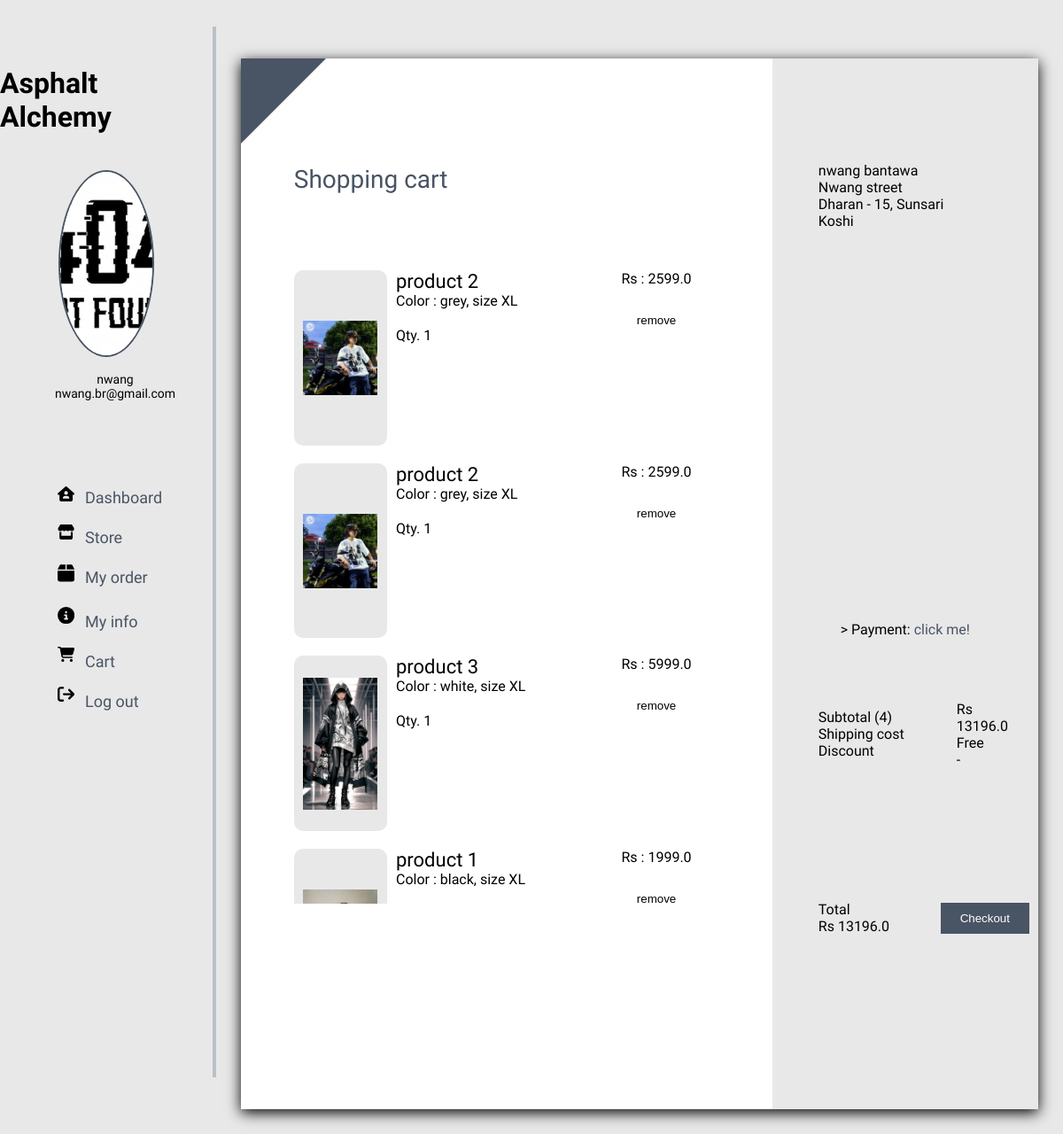
The page /user_cart/ (signed in) on the database its author committed.
### pro/model.py (models this page shows)
class User(db.Model, UserMixin):
    __tablename__ = 'user'
    id= db.Column(db.Integer, primary_key=True)
    f_name = db.Column(db.String(150))
    l_name = db.Column(db.String(150))
    email = db.Column(db.String(150), unique=True)
    password = db.Column(db.String(150))
    phone = db.Column(db.Integer)
    is_admin = db.Column(db.Boolean, default=False)
    joined_date = db.Column(db.DateTime, default=datetime.utcnow)
    last_login = db.Column(db.DateTime ,default=datetime.utcnow)
    previous_login = db.Column(db.DateTime)
    orders = db.relationship('Order',back_populates='user', lazy=True, cascade="all, delete-orphan")
    image = db.relationship('UserImage', backref='user', lazy=True ,uselist=False, cascade="all, delete-orphan")
    location = db.relationship('UserLocation', backref='user', lazy=True, uselist=False, cascade="all, delete-orphan")
    delivery_location = db.relationship('DeliveryLocation', backref='user', lazy=True, uselist=False, cascade="all, delete-orphan")

class ProductImage(db.Model):
    id = db.Column(db.Integer, primary_key=True)
    file_name = db.Column(db.String(250), nullable=False)
    product_id = db.Column(db.Integer, db.ForeignKey('product.productID'), nullable=False)

class Product(db.Model):
    productID = db.Column(db.Integer, primary_key=True)
    productName = db.Column(db.String(150))
    productQuantity = db.Column(db.Integer)
    productDetail = db.Column(db.String(10000))
    productPrice = db.Column(db.Float)
    productColor = db.Column(db.String(250))
    productWeight = db.Column(db.Float, nullable=True)
    productMaterial = db.Column(db.String(150))
    productPercentage = db.Column(db.Float)
    productSizes = db.relationship('Size', backref='product', lazy=True ,cascade="all, delete-orphan")
    offers = db.relationship('Offer', secondary='offer_product', back_populates='products')
    image = db.relationship('ProductImage',backref='product', lazy=True ,cascade="all, delete-orphan")

class Cart(db.Model):
    id=db.Column(db.Integer, primary_key=True)
    product_id = db.Column(db.Integer, db.ForeignKey('product.productID'))
    user_id=db.Column(db.Integer, db.ForeignKey('user.id'))
    quantity = db.Column(db.Integer, default=1)
    size = db.Column(db.String(15))
    added_at = db.Column(db.DateTime, default=datetime.utcnow)
    product = db.relationship('Product',backref='cart', lazy=True)

class DeliveryLocation(db.Model):
    id=db.Column(db.Integer, primary_key=True)
    state = db.Column(db.String(150))
    district = db.Column(db.String(150))
    city = db.Column(db.String(150))
    ward = db.Column(db.String(150))
    street = db.Column(db.String(150))
    is_default = db.Column(db.Boolean, default=False)
    user_id = db.Column(db.Integer, db.ForeignKey('user.id'), unique=True, nullable=True)
    __table_args__ = (
        CheckConstraint(
            "state IN ('Koshi', 'Madesh', 'Bagmati','Gandaki','Lumbini','Karnali','Sudur pachim')",
            name='valid_state_constraint_for_delivery'
        ),
    )

### pro/user_view.py (the view)
@user_view.route("/user_cart/")
@login_required
@user_required
def user_cart():
	milap = AddToCartForm()
	user_id = current_user.id
	cart_items = Cart.query.filter_by(user_id=user_id).all()
	today = date.today()
	cart_data= []
	total = 0
	total_original = 0
	total_discount = 0
	totalitem=len(cart_items)
	totalPrice=0
	for item in cart_items:
		product = item.product
		quantity = item.quantity
		price = product.productPrice
		id = item.product_id
		size = item.size
		discount = 0
		discounted_price = price
		valid_offers = [offer for offer in product.offers if offer.start_date <= today <=offer.end_date ]
		if valid_offers:
			latest_offer = sorted(valid_offers, key=lambda o: o.created_at, reverse=True)[0]
			discount = latest_offer.discount_percentage
			discounted_price = round(price * (1 - discount/100), 2)
		item_total = discounted_price * quantity
		total += item_total
		total_original += (price * quantity)
		total_discount += (price - discounted_price) * quantity
		cart_data.append({
			'product': product,
			'quantity': quantity,
			'original_price': price,
			'discounted_price': discounted_price,
			'discount': discount,
			'item_total': item_total,
			'id' : id,
			'size' : size
		})
		totalPrice += item.product.productPrice
	return render_template('frontend/user_dash/cart.html', cart_items=cart_data, milap = milap, totalitem=totalitem, totalPrice = totalPrice,total=round(total, 2), total_discount=round(total_discount, 2))

### pro/user_view.py (called while the page is built)
def user_required(f):
	@wraps(f)
	def decorated_function(*arg, **kwargs):
		if not current_user.is_authenticated:
			flash("Member users only!", category="error")
			return redirect(url_for('auth.signup'))
		elif current_user.is_admin:
			flash("This is not for you", category="error")
			return redirect(url_for('admin.login'))
		return f(*arg, **kwargs)
	return decorated_function

### pro/templates/frontend/user_dash/cart.html (shortened to what this page needs)
{% extends "frontend/user_dash/userDash.html" %}
{% block content %}
    <div class="user-cart-container">
        <div class="user-cart-section">
            <div class="user-cart-product-list-section">
                <div class="user-cart-product-cart-heading">
                    <span class="font user-cart-heading-text">
                        Shopping cart
                    </span>
                </div>
                <div class="user-cart-product-scrollable-list">
                    <div class="user-cart-product-scrollable">
                    {% if not cart_items %}
                        <span  class=" wdxl-lubrifont-tc-regular">Nothing in your cart</span>
                    {% else %}
                        {% for pro in cart_items %}
                            <div class="cart-product-list-product">
                                <div class="product-list-product-img-div">
                                    <div class="product-list-img-preview">
                                        <img class="cart-img-preview-img" src="{{ url_for('static', filename='uploads/' ~ pro.product.image[0].file_name) }}" alt="">
                                    </div>
                                </div>
                                <div class="product-list-detail-for-cart">
                                    <span class="users-cart-page-product-name-text font">
                                        {{ pro.product.productName }}
                                    </span>
                                    <span class="users-cart-page-product-color font">
                                        Color : {{ pro.product.productColor }}, size {% if  pro.size %}{{pro.size}}{% else %} Size not found  {% endif %}
                                    </span>
                                    <span class="users-cart-page-product-quantity font">
                                        Qty. {{ pro.quantity }}
                                    </span>
                                </div>
                                <div class="product-list-detail-price">
                                    <span class="users-cart-page-product-price wdxl-lubrifont-tc-regular">
                                    Rs : {{ pro.product.productPrice }}
                                    </span>
                                    <span class="remove-button-for-users-cart">
                                        <form action="{{ url_for('user_view.remove_from_cart', cart_id=pro.id) }}" method="POST" style="display:inline;">
                                            <button type="submit" style="border:none; background:none; color:#000;">remove</button>
                                        </form>
                                    </span>
                                </div>
                            </div>
                        {% endfor %}
                    {% endif %}
                    </div>
                </div>
            </div>
            <div class="user-cart-checkout-section">
                <div class="users-cart-page-users-detail">
                    <span class="cart-page-users-name wdxl-lubrifont-tc-regular">
                        {{ current_user.f_name }} {{ current_user.l_name }}
                    </span>
                    <span class="cart-page-users-delivery-location wdxl-lubrifont-tc-regular">
                        {{ current_user.delivery_location.street }}
                    </span>
                     <span class="cart-page-users-delivery-location wdxl-lubrifont-tc-regular">
                        {{ current_user.delivery_location.city }} - {{ current_user.delivery_location.ward }}, {{ current_user.delivery_location.district }}
                    </span>
                    <span class="cart-page-users-delivery-location wdxl-lubrifont-tc-regular">
                        {{ current_user.delivery_location.state }}
                    </span>
                </div>
                <div class="users-cart-page-extra-detail">
                </div>
                 <div class="users-cart-page-extra-detail">
                    <span class="wdxl-lubrifont-tc-regular">
                        > Payment: <button id="paymentLink" class="wdxl-lubrifont-tc-regular">click me!</button>
                    </span>
                </div>
                <div class="users-cart-page-price-detail">
                    <div class="total-section">
                        <span class="cart-page-subtotal wdxl-lubrifont-tc-regular">
                            Subtotal ({{ totalitem }})
                        </span>
                         <span class="cart-page-shipping wdxl-lubrifont-tc-regular">
                            Shipping cost
                        </span>
                         <span class="cart-page-discount wdxl-lubrifont-tc-regular">
                            Discount
                        </span>
                    </div>
                    <div class="total-price">
                        <span class="cart-page-totalprice wdxl-lubrifont-tc-regular">
                            Rs {{ totalPrice }}
                        </span>
                         <span class="cart-page-shippingcharge wdxl-lubrifont-tc-regular">
                            Free
                        </span>
                         <span class="cart-page-discount wdxl-lubrifont-tc-regular">
                            -
                        </span>
                    </div>
                </div>
                <div class="users-cart-page-checkout-button">
                    <div class="checkout-section-total">
                        <span class="checkout-total wdxl-lubrifont-tc-regular">
                            Total
                        </span>
                        <span class="checkout-total-price wdxl-lubrifont-tc-regular">
                           Rs  {{ totalPrice }}
                        </span>
                    </div>
                    <div class="checkout-section-checkoutbutton">
                        <form action="{{ url_for('user_view.checkout') }}" method="post">
                            <button id="checkoutBtn" type="submit">Checkout</button>
                        </form>
                    </div>
                </div>
            </div>
        </div>
    </div>
{% endblock %}

### pro/templates/frontend/user_dash/userDash.html (shortened to what this page needs)
<!DOCTYPE html>
<html lang="en">
<head>
    <link rel="stylesheet" href="{{ url_for('static' ,filename='basestyle.css') }}">
</head>
<body>
    <div class="user-container">
        <div class="user-side-nav">
            <div class="top-nav">
                <div class="user-head">
                    <h1 class="user-header">
                        Asphalt Alchemy
                    </h1>
                </div>
               <div class="user-logo">
                    {% if current_user.image %}
                        <img class="user-small-preview-img" src="{{ url_for('static', filename='users/' ~ current_user.image.file_name) }}" alt="">
                    {% else %}
                        <img class="user-small-preview-img" src="{{ url_for('static', filename='images/non.jpeg') }}" alt="">
                    {% endif %}
                </div>
               <div class="u-info">
                    <p class="user-info">{{ current_user.f_name | safe}}</p>
                    <p class="user-info">{{ current_user.email | safe }}</p>
               </div>
            </div>
            <div class="bottom-nav">
                <div class="use-full-link-user">
                    <ul class="u-link">
                        <div class="ul-logos">
                        </div>
                        <div class="user-links">
                            <a href="{{ url_for('user_view.user_dashboard') }}" class="user-nav-link">Dashboard</a>
                            <a href="{{ url_for('views.products') }}" class="user-nav-link">Store</a>
                            <a href="{{ url_for('user_view.users_order') }}" class="user-nav-link">My order</a>
                            <a style="margin-top: 30%;" href="{{ url_for('user_view.user_info') }}" class="user-nav-link">My info</a>
                            <a href="{{ url_for('user_view.user_cart', user_id=current_user.id) }}" class="user-nav-link">Cart</a>
                            <a href="{{ url_for('auth.logout') }}" class="user-nav-link">Log out</a>
                        </div>
                    </ul>
                </div>
            </div>
        </div>
        <div class="line-near"></div>
        <div class="user-main-section">
            {% block content %}
            {% endblock %}
        </div>
    </div>
</body>
</html>

### rows shown on the page
User: f_name "nwang", email "nwang.br@gmail.com", l_name "bantawa"
ProductImage: file_name (picture)
Product: product.productName "product 2" "product 2", product.productColor "grey" "grey", product.productPrice "2599.0" "2599.0"
Cart: size "XL"
Cart: size "XL"
ProductImage: file_name (picture)
Product: product.productName "product 3", product.productColor "white", product.productPrice "5999.0"
Cart: size "XL"
ProductImage: file_name (picture)
Product: product.productName "product 1", product.productColor "black", product.productPrice "1999.0"
Cart: size "XL"
DeliveryLocation: delivery_location.street "Nwang street", delivery_location.city "Dharan", delivery_location.ward "15", delivery_location.district "Sunsari", delivery_location.state "Koshi"

### other values the page prints
{{ pro.quantity }} "1" "1" "1"
{{ totalitem }} "4"
{{ totalPrice }} "13196.0"
